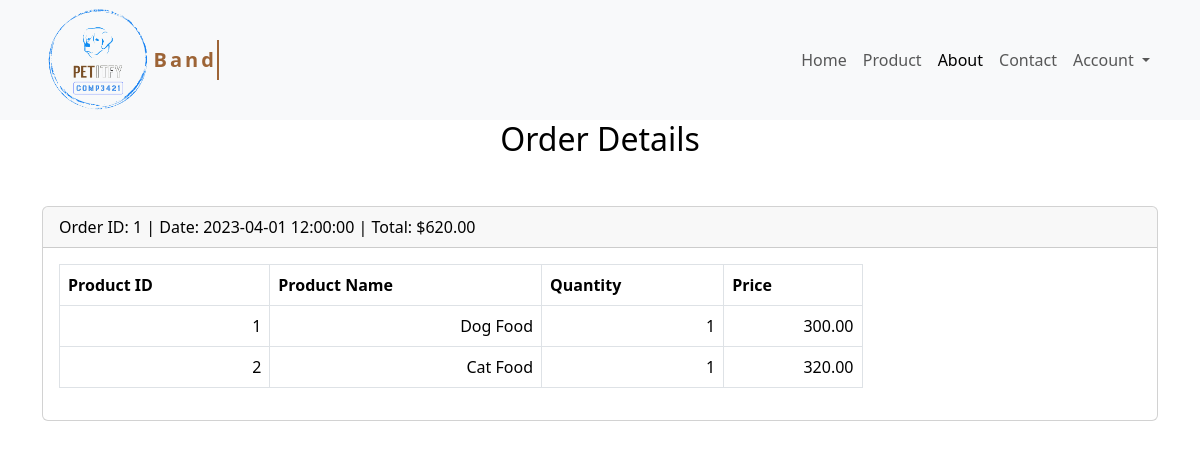
/vieworder.php (signed in), run on an earlier commit of the app's database.
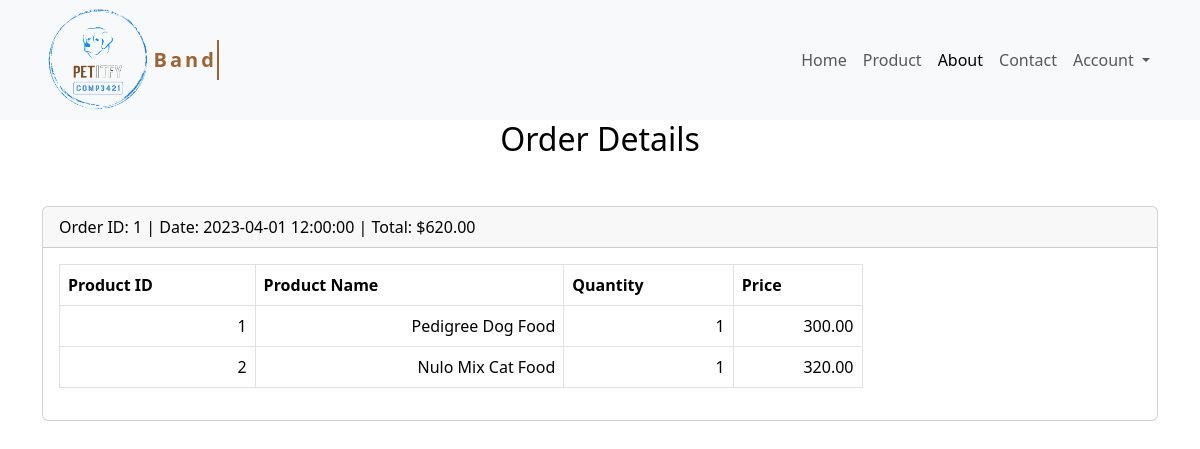
And on a later commit of the database.
### tables this page shows
CREATE TABLE `order_items` (
  `id` int(11) UNSIGNED NOT NULL,
  `order_id` int(11) UNSIGNED NOT NULL,
  `product_id` int(11) UNSIGNED NOT NULL,
  `quantity` int(11) NOT NULL,
  `price` decimal(10,2) NOT NULL
);

CREATE TABLE `products` (
  `id` int(11) UNSIGNED NOT NULL,
  `name` varchar(255) NOT NULL,
  `description` text DEFAULT NULL,
  `category` varchar(255) NOT NULL,
  `price` decimal(10,2) NOT NULL,
  `image` varchar(255) DEFAULT NULL
);

### vieworder.php (the view, shortened to what this page needs)
    <?php
$userID = $_SESSION['userID'];
include("connection.php");
$sql_orders = "SELECT * FROM orders WHERE user_id = ?";
$stmt_orders = $link->prepare($sql_orders);
$stmt_orders->bind_param("i", $userID);
$stmt_orders->execute();
$result_orders = $stmt_orders->get_result();
$orders = $result_orders->fetch_all(MYSQLI_ASSOC);
$order_items = [];
foreach ($orders as $order) {
    $orderID = $order['id'];
    $sql_order_items = "SELECT order_items.*, products.name FROM order_items JOIN products ON order_items.product_id = products.id WHERE order_id = ?";
    $stmt_order_items = $link->prepare($sql_order_items);
    $stmt_order_items->bind_param("i", $orderID);
    $stmt_order_items->execute();
    $result_order_items = $stmt_order_items->get_result();
    $order_items[$orderID] = $result_order_items->fetch_all(MYSQLI_ASSOC);
}
?>
<!DOCTYPE html>
<html lang="en" data-bs-theme="light">
<head>
    <link href="https://cdn.jsdelivr.net/npm/bootstrap@5.3.0-alpha3/dist/css/bootstrap.min.css" rel="stylesheet"
>
    <link rel="stylesheet" href="Style/style.css">
</head>
<body>
    <nav class="navbar navbar-expand-sm bg-body-tertiary">
        <div class="container-lg">
            <img src="Img/pet-logo.png" class="logo">
            <a class="navbar-brand" href="index.html">Band</a>
            <div class="collapse navbar-collapse justify-content-end" id="navbarSupportedContent">
                <ul class="navbar-nav">
                    <li class="nav-item"><a href="index.html" class="nav-link">Home</a></li>
                    <li class="nav-item"><a href="product.php" class="nav-link">Product</a></li>
                    <li class="nav-item"><a href="about.html" class="nav-link active">About</a></li>
                    <li class="nav-item"><a href="contact.html" class="nav-link">Contact</a></li>
                    <li class="nav-item dropdown">
                        <a class="nav-link dropdown-toggle" href="#" role="button" data-bs-toggle="dropdown"
                            aria-expanded="false">
                            Account
                        </a>
                    </li>
                </ul>
            </div>
        </div>
    </nav>
    <div class="container-lg text-center mb-5">
    <h2>Order Details</h2>
</div>
<div class="container-sm">
    <?php foreach ($orders as $order): ?>
        <div class="card mb-4">
            <div class="card-header">
                Order ID: <?= $order['id'] ?> | Date: <?= $order['order_date'] ?> | Total: $<?= $order['total'] ?>
            </div>
            <div class="card-body">
                <table class="table table-hover table-bordered">
                    <thead>
                        <tr>
                            <th>Product ID</th>
                            <th>Product Name</th>
                            <th>Quantity</th>
                            <th>Price</th>
                        </tr>
                    </thead>
                    <tbody>
                        <?php foreach ($order_items[$order['id']] as $item): ?>
                            <tr>
                                <td><?= $item['product_id'] ?></td>
                                <td><?= $item['name'] ?></td>
                                <td><?= $item['quantity'] ?></td>
                                <td><?= $item['price'] ?></td>
                            </tr>
                        <?php endforeach; ?>
                    </tbody>
                </table>
            </div>
        </div>
    <?php endforeach; ?>
</div>
</body>
</html>

What changed in the data, as far as the page shows it:
changed through a linked row, order_items: product.name "Dog Food" → "Pedigree Dog Food"
changed through a linked row, order_items: product.name "Cat Food" → "Nulo Mix Cat Food"
